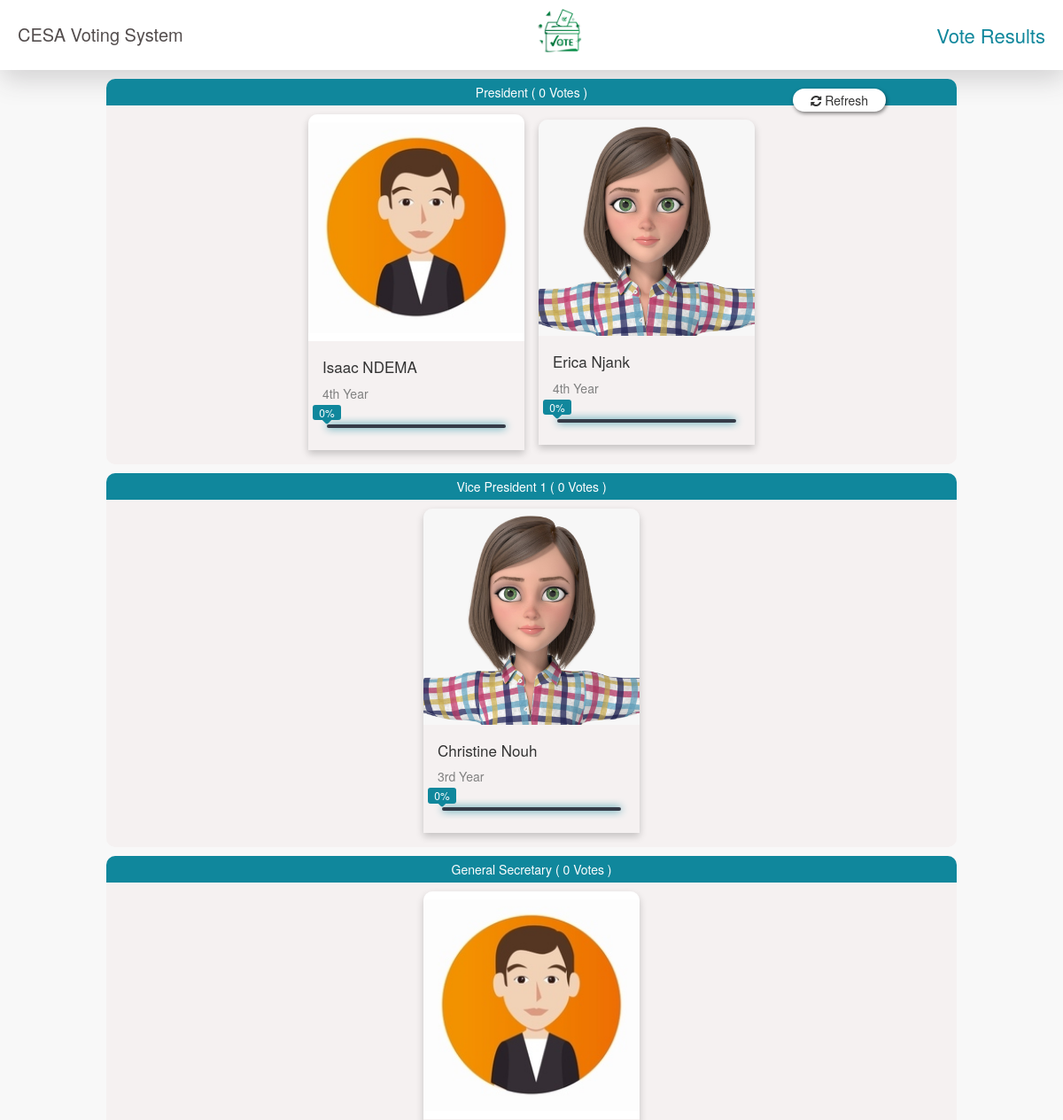
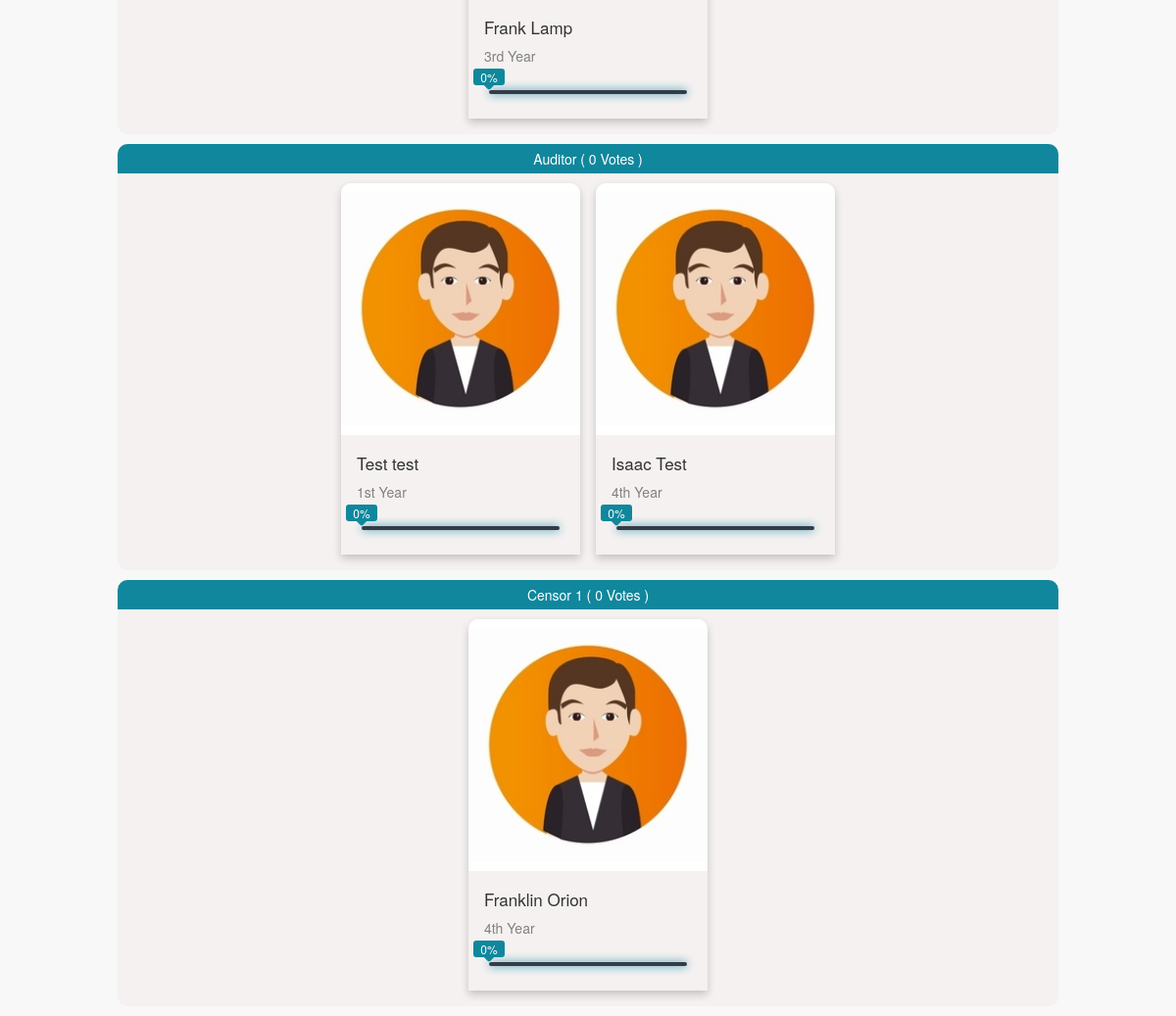
The page /results.php?token=CESAGI2022 on the database its author committed (2 pictures, top to bottom).
### tables this page shows
CREATE TABLE `postes` (
  `id` int(11) NOT NULL AUTO_INCREMENT,
  `name` varchar(100) NOT NULL,
  `class_name` varchar(10) NOT NULL,
  PRIMARY KEY (`id`),
  UNIQUE KEY `id` (`id`,`class_name`)
);

CREATE TABLE `candidate` (
  `candidate_id` int(11) NOT NULL AUTO_INCREMENT,
  `position` int(11) ,
  `firstname` varchar(100) NOT NULL,
  `lastname` varchar(100) NOT NULL,
  `year_level` varchar(100) NOT NULL,
  `gender` varchar(100) NOT NULL,
  `img` varchar(100) NOT NULL,
  PRIMARY KEY (`candidate_id`),
  FOREIGN KEY (`position`) REFERENCES `postes`(`id`)
);

### results.php (the view, shortened to what this page needs)
<?php
include('voteHead.php');
require 'database/dbcon.php';
?>
<body>
	<?php include('side_bar_anonyme_user.php'); ?>
	<form method="POST" action="results.php?token=CESAGI2022" class="rootContainer">
		<div class="refreshDiv">
			<button class="refreshButton" type="submit" name="submit"><i class = "fa fa-refresh fa-large" ></i>  Refresh</button>
		</div>
		<?php
		$postes = $conn->query("SELECT `id`, `name` , `class_name` FROM `postes`") or die(mysqli_errno());
		while ($poste = $postes->fetch_array()) {
			$query = $conn->query("SELECT * FROM `candidate` WHERE `position` = " . $poste['id']) or die(mysqli_errno());
			if ($query->num_rows > 0) {
				$queryVote = $conn->query("SELECT count(*) as total FROM `votes` WHERE `poste_id` = " . $poste['id'] . "") or die(mysqli_errno());
				$total = $queryVote->fetch_array();
		?>
				<div class="voteContainer">
					<div class="posteTitle">
						<center><?php echo $poste['name'] . " ( " . $total['total'] . " Votes )"; ?></center>
					</div>
					<div class="rowCard">
						<?php
						while ($fetch = $query->fetch_array()) {
						?>
							<div class="columnCard">
								<div class="card">
									<img src="admin/<?php echo $fetch['img'] ?>">
									<div class="containerCard">
										<h2 class="nameCard"><?php echo $fetch['firstname'] . " " . $fetch['lastname'] ?></h2>
										<p class="levelCard"><?php echo $fetch['year_level'] ?></p>
										<div class="reportBar">
											<span class="bar">
											</span>
										</div>
									</div>
								</div>
							</div>
						<?php
						}
						?>
					</div>
				</div>
		<?php
			}
		}
		?>
	</form>
</body>
</html>

### voteHead.php (shortened to what this page needs)
<!DOCTYPE html>
<html lang="en">
<head>
    <link href="css/bootstrap.min.css" rel="stylesheet">
	<link rel = "stylesheet" type = "text/css" href = "css/style.css" />
    <link href="css/plugins/metisMenu/metisMenu.min.css" rel="stylesheet">
    <link href="css/sb-admin-2.css" rel="stylesheet">
    <link href="font-awesome-4.1.0/css/font-awesome.min.css" rel="stylesheet" type="text/css">
     <link href="css/cardStyles.css?1" rel="stylesheet" type="text/css">
     <link href="css/userNavbar.css?1" rel="stylesheet" type="text/css">
     <link href="css/checkbox.css" rel="stylesheet" type="text/css">
     <link href="css/report.css?12" rel="stylesheet" type="text/css">
</head>

### side_bar_anonyme_user.php
<div class="userNavbar">
    <div class="title">
        <a class="titleName" href=""> CESA Voting System</a>
    </div>
    <div class="navbarImg">
        <img src="./images/vote.png" alt="Logo"/>
    </div>
    <div class="user">
        <span class="username">
            <i class="fa fa-arrow fa-large"></i>Vote Results
        </span>
    </div>
</div>

### css/sb-admin-2.css (style rules this page uses)
body { background-color: #f8f8f8; }

### css/cardStyles.css (style rules this page uses)
.rootContainer { display:flex; flex-direction: column; justify-content: center; align-items: center; width:100%; }
.voteContainer { width: 80%; border-radius: 10px; margin-bottom: 10px; background-color:#f5f1f1; }
.posteTitle { border-radius: 10px 10px 0 0; padding: 5px; margin-bottom : 10px; background-color:var(--primary-color); color:white; }
.rowCard { display:flex; justify-content: center; align-items: center; }
.columnCard { float: left; margin-bottom: 16px; width: 25%; border-radius: 10px 10px 0 0; padding: 0 8px; min-width: 260px; }
.card { border-radius: 10px 10px 0 0; box-shadow: 0 4px 8px 0 rgba(0, 0, 0, 0.2); }
.card img { width:100%; border-radius: 10px 10px 0 0; }
.containerCard { padding: 0 16px; }
.containerCard::after, .rowCard::after { content: ""; clear: both; display: table; }
.containerCard .nameCard { font-size:17px; }
.containerCard .levelCard { color: grey; }

### css/userNavbar.css (style rules this page uses)
.userNavbar { display: flex; justify-content:center ; align-items: center; padding: 20px; background-color: white; box-shadow: var(--box-shadow); margin-bottom: 10px; }
.title a { display: flex; align-items: center; }
.navbarImg { flex: 1; display: flex; justify-content: center; align-items: center; }
.userNavbar img { width:50px; margin-top:-10px; }
.titleName { font-size: 20px; color: var(--text-color); font-weight: 500; }
.user { text-align: right; }
.username { margin-top: 4px; font-size: 22px; color:var(--primary-color); }

### css/report.css (style rules this page uses)
.reportBar { padding: 5px; margin-top: 20px; }
.bar { background: #353b48; display: block; height: 4px; border-radius: 3px; overflow: hidden; box-shadow: 0 0 10px var(--primary-color); }
.refreshDiv { position: fixed; top: 100px; right: 200px; }
.refreshButton { margin-bottom: 20px; background-color: white; border-radius: 20px; border-style: none; box-shadow: 1px 2px 4px rgba(0, 0, 0, .5); padding: 3px 20px; }

### css/partials/_variables.css (style rules this page uses)
:root { --primary-color: rgb(16, 135, 156); --primary-color2:#854fee; --title-color:#141313; --border-color:#201f1f17; --text-color:rgb(83, 77, 77); --gradient-color:linear-gradient(20deg,#4458dc 30%,#854fee 70%); --shadow-color:0px 10px 30px rgba(118,85,225,0.3); --box-shadow:2px 10px 30px rgba(57,56,61,0.205); }

### rows shown on the page
postes: name "President", total "0"
candidate: img (picture), firstname "Isaac", lastname "NDEMA", year_level "4th Year"
candidate: img (picture), firstname "Erica", lastname "Njank", year_level "4th Year"
postes: name "Vice President 1", total "0"
candidate: img (picture), firstname "Christine", lastname "Nouh", year_level "3rd Year"
postes: name "General Secretary", total "0"
candidate: img (picture), firstname "Frank", lastname "Lamp", year_level "3rd Year"
postes: name "Auditor", total "0"
candidate: img (picture), firstname "Test", lastname "test", year_level "1st Year"
candidate: img (picture), firstname "Isaac", lastname "Test", year_level "4th Year"
postes: name "Censor 1", total "0"
candidate: img (picture), firstname "Franklin", lastname "Orion", year_level "4th Year"
